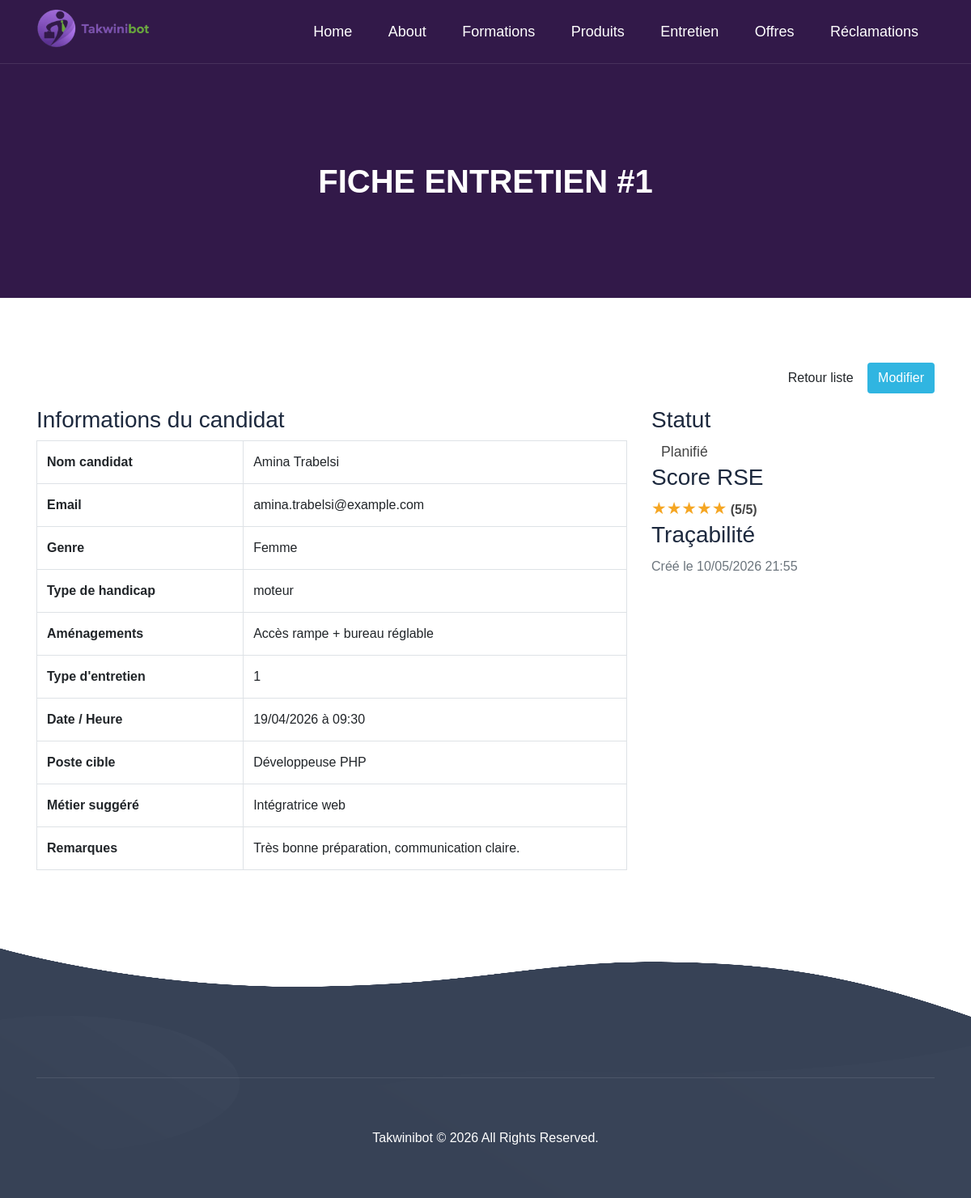
/show.php?id=1, run on the app's committed database.
### tables this page shows
CREATE TABLE `entretien` (
  `id`              bigint(20) UNSIGNED NOT NULL AUTO_INCREMENT,

   
  `nom_candidat`    varchar(100)        NOT NULL,
  `email_candidat`  varchar(150)        NOT NULL,
  `genre`           enum('homme','femme') NOT NULL DEFAULT 'homme',
  `type_handicap`   varchar(100)        NOT NULL,
  `amenagements`    text                DEFAULT NULL,

   
  `type_entretien_id` bigint(20) UNSIGNED NOT NULL COMMENT 'FK → type_entretien.id',
  `date_entretien`  date                NOT NULL,
  `heure_entretien` time                NOT NULL,

   
  `poste_cible`     varchar(150)        NOT NULL,
  `metier_suggere`  varchar(150)        DEFAULT NULL,
  `score_rse`       tinyint(3) UNSIGNED DEFAULT NULL
                    CHECK (`score_rse` BETWEEN 1 AND 5),
  `remarques`       text                DEFAULT NULL,

   
  `statut`          enum('planifié','en cours','terminé','annulé')
                    NOT NULL DEFAULT 'planifié',
  `created_at`      datetime            NOT NULL DEFAULT current_timestamp(),

  PRIMARY KEY (`id`),
  KEY `idx_type_entretien`  (`type_entretien_id`),
  KEY `idx_date_entretien`  (`date_entretien`),
  KEY `idx_statut_entretien`(`statut`),
  KEY `idx_email_candidat`  (`email_candidat`)
);

### show.php (the view, shortened to what this page needs)
<?php
$pdo = config::getConnexion();
function e(string $value): string
{
    return htmlspecialchars($value, ENT_QUOTES, 'UTF-8');
}
function badgeClass(string $statut): string
{
    return match ($statut) {
        'planifié' => 'label label-warning',
        'en cours' => 'label label-info',
        'terminé'  => 'label label-success',
        'annulé'   => 'label label-danger',
        default    => 'label label-default',
    };
}
function renderStars(?int $score): string
{
    $html = '';
    for ($i = 1; $i <= 5; $i++) {
        $html .= '<span style="color:' . ($i <= $score ? '#f5a623' : '#ccc') . ';font-size:1.3em;">★</span>';
    }
    return $html . ' <strong>(' . $score . '/5)</strong>';
}
$id = isset($_GET['id']) ? (int) $_GET['id'] : 0;
$stmt = $pdo->prepare('SELECT * FROM entretien WHERE id = :id');
$stmt->execute([':id' => $id]);
$entretien = $stmt->fetch();
$assets = '/Hilux-1.0.0/Hilux-1.0.0/Hilux-1.0.0/Hilux-1.0.0/assets';
?>
<!DOCTYPE html>
<html lang="fr">
<head>
    <link rel="stylesheet" href="<?= $assets ?>/bootstrap/css/bootstrap.min.css">
    <link rel="stylesheet" href="<?= $assets ?>/fonts/font-awesome.min.css">
    <link rel="stylesheet" href="<?= $assets ?>/fonts/themify-icons.css">
    <link rel="stylesheet" href="<?= $assets ?>/css/fonts.css">
    <link rel="stylesheet" href="<?= $assets ?>/css/menu.css">
    <link rel="stylesheet" href="<?= $assets ?>/css/style.css">
    <link rel="stylesheet" href="<?= $assets ?>/css/responsive.css">
</head>
<body data-spy="scroll" data-offset="80">
<header class="site-navbar js-sticky-header site-navbar-target" role="banner">
    <div class="container">
        <div class="row align-items-center">
            <div class="col-6 col-xl-2">
                <h1 class="mb-0 site-logo"><a href="/Hilux-1.0.0/Hilux-1.0.0/Hilux-1.0.0/Hilux-1.0.0/index.html"><img src="<?= $assets ?>/img/logo.png" alt="TakwiniBot"></a></h1>
            </div>
            <div class="col-12 col-md-10 d-none d-xl-block">
                <nav class="site-navigation position-relative text-right" role="navigation">
                    <ul class="site-menu main-menu js-clone-nav mr-auto d-none d-lg-block">
                        <li><a class="nav-link" href="/Hilux-1.0.0/Hilux-1.0.0/Hilux-1.0.0/Hilux-1.0.0/index.html">Home</a></li>
                        <li><a class="nav-link" href="/Hilux-1.0.0/Hilux-1.0.0/Hilux-1.0.0/Hilux-1.0.0/about.html">About</a></li>
                        <li><a class="nav-link" href="/Hilux-1.0.0/Hilux-1.0.0/Hilux-1.0.0/Hilux-1.0.0/formations/formation.html">Formations</a></li>
                        <li><a class="nav-link" href="/Hilux-1.0.0/Hilux-1.0.0/Hilux-1.0.0/Hilux-1.0.0/gallery.html">Produits</a></li>
                        <li><a href="index.php" class="nav-link active">Entretien</a></li>
                        <li><a class="nav-link" href="/Hilux-1.0.0/Hilux-1.0.0/Hilux-1.0.0/Hilux-1.0.0/offres.html">Offres</a></li>
                        <li><a class="nav-link" href="/Hilux-1.0.0/Hilux-1.0.0/Hilux-1.0.0/Hilux-1.0.0/front_mes_reclamations.html">Réclamations</a></li>
                    </ul>
                </nav>
            </div>
        </div>
    </div>
</header>
<section class="section-top">
    <div class="container">
        <div class="col-lg-10 offset-lg-1 col-xs-12 text-center">
            <div class="section-top-title wow fadeInRight" data-wow-duration="1s" data-wow-delay="0.3s" data-wow-offset="0">
                <h1>Fiche entretien #<?= $id ?></h1>
            </div>
        </div>
    </div>
</section>
<section class="section-padding">
    <div class="container">
        <div class="row mb-3">
            <div class="col-md-12 text-right">
                <a href="index.php" class="btn btn-default">Retour liste</a>
                <a href="edit.php?id=<?= $id ?>" class="btn btn-default" style="background:#30b5e1;color:#fff;">Modifier</a>
            </div>
        </div>
        <div class="row">
            <div class="col-md-8">
                <div class="panel panel-default">
                    <div class="panel-heading"><h3 class="panel-title">Informations du candidat</h3></div>
                    <div class="panel-body">
                        <table class="table table-bordered">
                            <tr><th style="width:35%">Nom candidat</th><td><?= e($entretien['nom_candidat']) ?></td></tr>
                            <tr><th>Email</th><td><?= e($entretien['email_candidat']) ?></td></tr>
                            <tr><th>Genre</th><td><?= e(ucfirst($entretien['genre'])) ?></td></tr>
                            <tr><th>Type de handicap</th><td><?= e($entretien['type_handicap'] ?? 'Aucun') ?></td></tr>
                            <tr><th>Aménagements</th><td><?= $entretien['amenagements'] ? nl2br(e($entretien['amenagements'])) : '<span class="text-muted">Aucun</span>' ?></td></tr>
                            <tr><th>Type d'entretien</th><td><?= e((string) ($entretien['type_entretien_id'] ?? '')) ?></td></tr>
                            <tr><th>Date / Heure</th><td><?= e(date('d/m/Y', strtotime($entretien['date_entretien']))) ?> à <?= e(substr($entretien['heure_entretien'], 0, 5)) ?></td></tr>
                            <tr><th>Poste cible</th><td><?= e($entretien['poste_cible']) ?></td></tr>
                            <tr><th>Métier suggéré</th><td><?= $entretien['metier_suggere'] ? e($entretien['metier_suggere']) : '<span class="text-muted">Non renseigné</span>' ?></td></tr>
                            <tr><th>Remarques</th><td><?= $entretien['remarques'] ? nl2br(e($entretien['remarques'])) : '<span class="text-muted">Aucune</span>' ?></td></tr>
                        </table>
                    </div>
                </div>
            </div>
            <div class="col-md-4">
                <div class="panel panel-default">
                    <div class="panel-heading"><h3 class="panel-title">Statut</h3></div>
                    <div class="panel-body">
                        <span class="<?= e(badgeClass($entretien['statut'])) ?>" style="font-size:1.1em;padding:6px 12px;">
                            <?= e(ucfirst($entretien['statut'])) ?>
                        </span>
                    </div>
                </div>
                <div class="panel panel-default">
                    <div class="panel-heading"><h3 class="panel-title">Score RSE</h3></div>
                    <div class="panel-body">
                        <?= renderStars($entretien['score_rse'] !== null ? (int) $entretien['score_rse'] : null) ?>
                    </div>
                </div>
                <div class="panel panel-default">
                    <div class="panel-heading"><h3 class="panel-title">Traçabilité</h3></div>
                    <div class="panel-body">
                        <p class="text-muted mb-0">Créé le <?= e(date('d/m/Y H:i', strtotime($entretien['created_at']))) ?></p>
                    </div>
                </div>
            </div>
        </div>
    </div>
</section>
<footer class="footer-area">
    <div class="container">
        <div class="row text-center">
            <div class="col-lg-12 col-sm-12 col-xs-12 wow zoomIn">
                <p class="footer_copyright">Takwinibot &copy; 2026 All Rights Reserved.</p>
            </div>
        </div>
    </div>
</footer>
</body>
</html>

### assets-theme/css/menu.css (style rules this page uses)
.site-navbar { margin-bottom: 0px; z-index: 1999; position: absolute; top: 0; width: 100%; }
.site-navbar .site-logo { position: relative; left: 0; font-size: 24px; }
.site-navbar .site-navigation .site-menu { margin-bottom: 0; }
.site-navbar .site-navigation .site-menu .active { color: #35ac39; display: inline-block; padding: 20px 20px; }
.site-navbar .site-navigation .site-menu a { text-decoration: none !important; display: inline-block; }
.site-navbar .site-navigation .site-menu > li { display: inline-block; }
.site-navbar .site-navigation .site-menu > li > a { padding: 25px 20px; font-size: 18px; text-transform: capitalize; display: inline-block; text-decoration: none !important; }
.site-mobile-menu .site-nav-wrap { padding: 0; margin: 0; list-style: none; position: relative; }
.site-mobile-menu .site-nav-wrap a { padding: 10px 20px; display: block; position: relative; color: #212529; }
.site-mobile-menu .site-nav-wrap li { position: relative; display: block; }
.site-mobile-menu .site-nav-wrap li .active { color: #35ac39; }
.site-mobile-menu .site-nav-wrap > li { display: block; position: relative; float: left; width: 100%; }
.site-mobile-menu .site-nav-wrap > li > a { padding-left: 20px; font-size: 20px; }
.sticky-wrapper .site-navbar { -webkit-transition: .3s all ease; -o-transition: .3s all ease; transition: .3s all ease; }
.sticky-wrapper .site-navbar { border-bottom: 1px solid rgba(255, 255, 255, 0.1); }
.site-logo img { width:150px; }
.sticky-wrapper .site-navbar .site-logo a { color: #fff; }
.sticky-wrapper .site-navbar .site-menu > li > a { color: #fff !important; }
.sticky-wrapper .site-navbar .site-menu > li > a:hover, .sticky-wrapper .site-navbar .site-menu > li > a.active { color: #fff !important; }

### assets-theme/css/style.css (style rules this page uses)
body { color: #444; font-family: 'Exo', sans-serif; font-size: 16px; font-weight: 400; line-height: 28px; background:#fff; overflow-x:hidden; }
html, body { height: 100% }
h1, h2, h3, h4, h5, h6 { letter-spacing: 0px; margin-top: 0px; font-family: 'Exo', sans-serif; color: #1d293e; font-weight: 400; }
a { font-family: 'Exo', sans-serif; text-decoration: none; -webkit-transition: all 0.2s ease 0s; -o-transition: all 0.2s ease 0s; transition: all 0.2s ease 0s; }
p { margin-bottom: 0; }
ul, li { margin: 0; padding: 0; }
.section-padding { padding:80px 0 }
.footer-area { position: relative; background-image: url(../img/bg/footer.png); background-size: 100% 100%; padding: 160px 0px 60px; }
.footer_copyright { color: #fff; margin: 0; text-transform: capitalize; border-top: 1px solid rgba(255, 255, 255, 0.1); padding-top: 60px; }
.section-top { background:#321949; padding-bottom: 120px; padding-top: 200px; position: relative; }
.section-top-title h1 { margin: 0; color:#fff; font-weight:600; text-transform: uppercase; }

### data on the page
entretien: nom_candidat "Amina Trabelsi", email_candidat "amina.trabelsi@example.com", genre "Femme", type_handicap "moteur", amenagements "Accès rampe + bureau réglable", type_entretien "1", date_entretien "19/04/2026", heure_entretien "09:30", poste_cible "Développeuse PHP", metier_suggere "Intégratrice web", remarques "Très bonne préparation, communication claire.", statut "Planifié", score_rse "5", created_at "10/05/2026 21:55"

### other printed values
$id "1"
